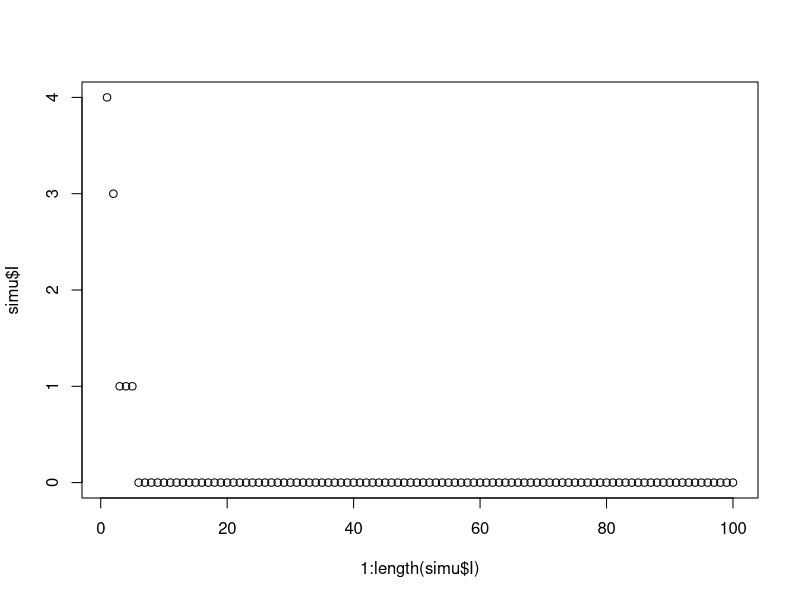
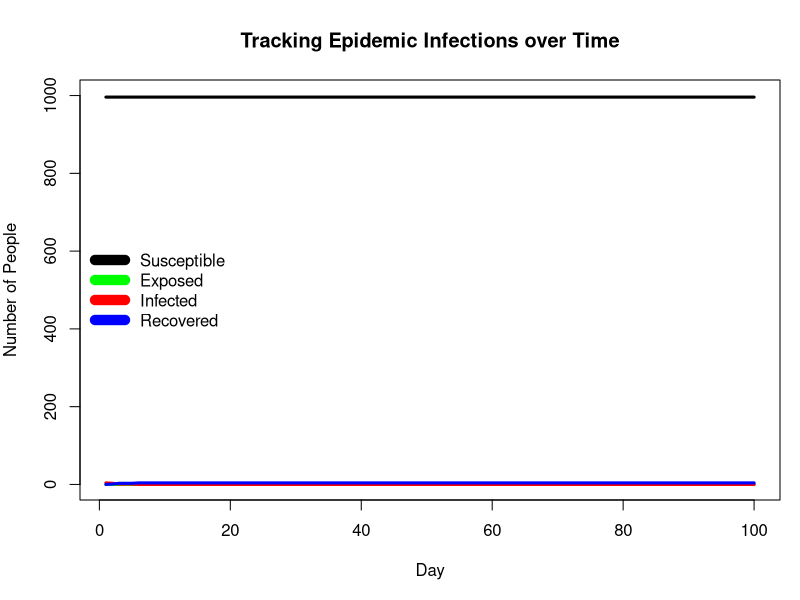
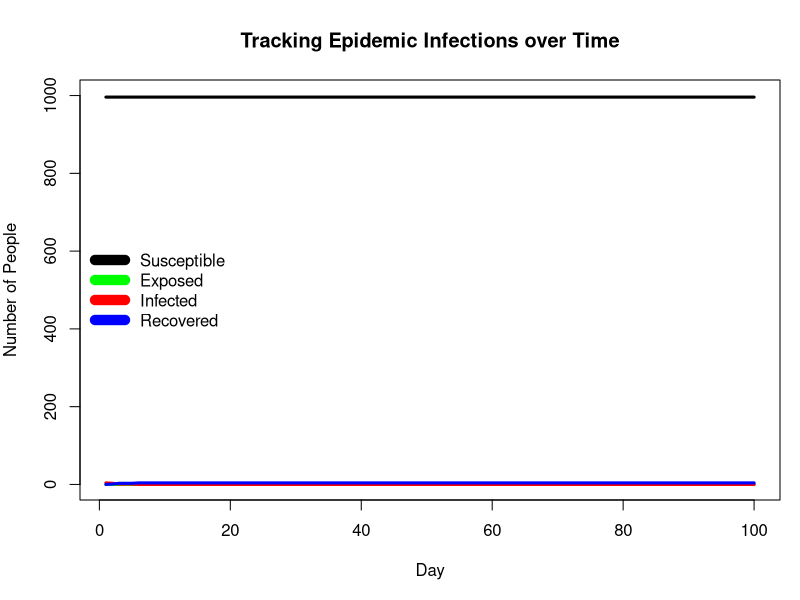
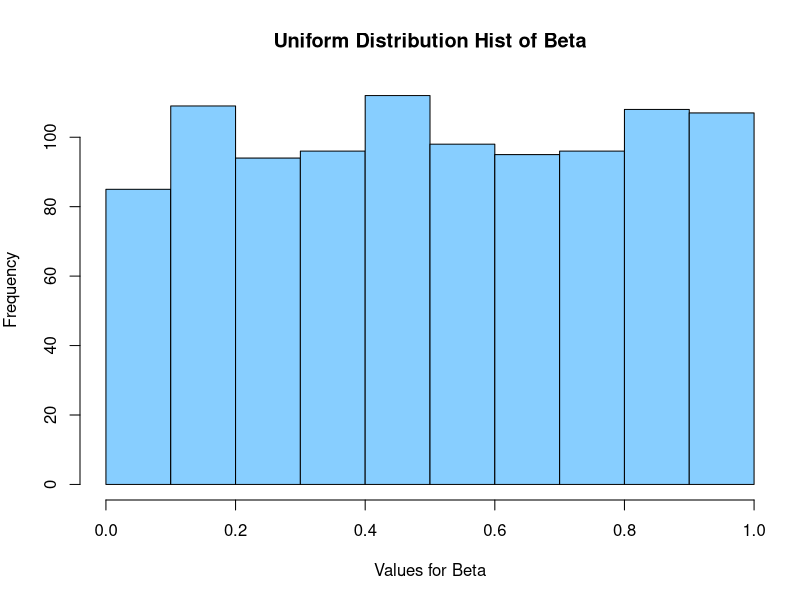
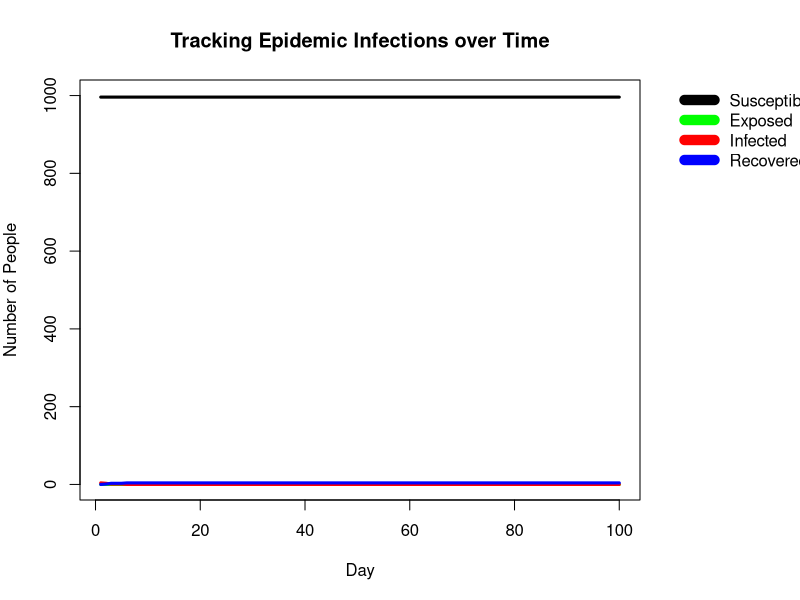
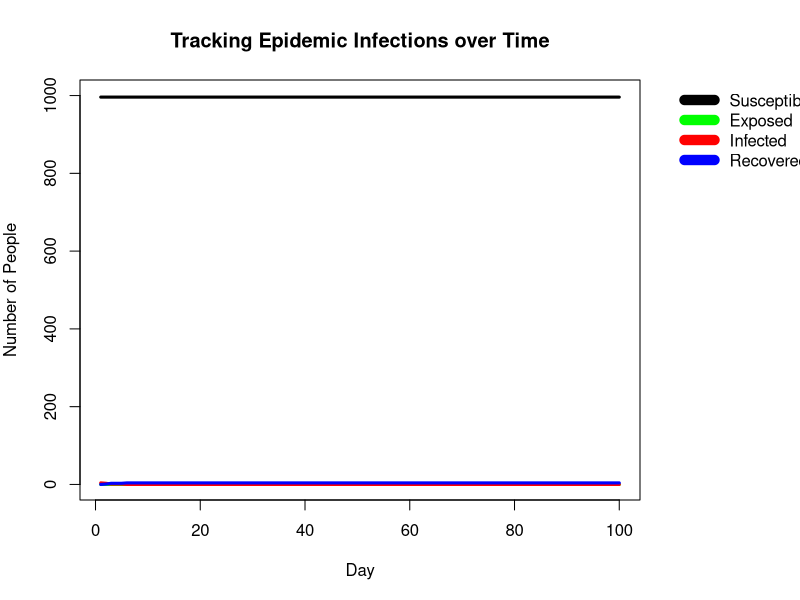

The R script that drew these images, in order:
rm(list=ls())
prob_of_link <- function(i, j, b, n_c ){
  ## the probability of person i and person j being regular contacts
  # b is  the vector beta, the sociability parameters for each person in t
  # the population
  # i, j is the indices of person i and person j in beta
  # n_c mean number of contacts per person
  # it is assumed that i, j are not in the same household
  # this code assumes i holds a single value, whereas j can be of arbitrary
  # length
  n = length(b)#size of the population
  top = n_c*b[i]*b[j]
  bottom =  (n-1)*(mean(b)^2)
  top/bottom
}

get_net <- function(beta, nc=15){
  # Randomly create a regular contact network based off of the sociability
  # of each person,
  # beta stores the sociability values for each person
  # nc is the average number of contacts per person
  #
  # returns a list, network, where network[i] contains the indices
  # of the people i is a regular contact with
  #
  # go through each person and randomly create contacts with other people
  # but we do not consider creating a contact between j and i if we already
  # considered creating a contact between i and j - this would double the 
  # chance of a contact
  
  n <- length(beta) #size of the population
  network <- vector("list",n)
  
  #i only considers the indices greater than i
  #this avoids both i and j considering i<->j 
  for (i in 1:(n-1)){
    #omit people that already considered creating a link with i
    potential_contacts = (i+1):n
    #omit members of the same household, taking h from outside environment
    same_household = which(h == h[i])
    potential_contacts = potential_contacts[
      !(potential_contacts %in% same_household) ]
    #get the chance of contact between i and the potentials
    # using their sociabilities
    chance_of_contact = prob_of_link(i, potential_contacts, beta, nc)
    #then flip a coin with that probability to decide a contact
    u <- runif(length(potential_contacts))
    contacts = potential_contacts[ u < chance_of_contact ]
    network[[i]] <- c( network[[i]], contacts  )
    # add person i into all of its contacts' contacts
    network[contacts] <- lapply(network[contacts], function(x) c(x, i) )
  }
  return( network )
}


nseir <- function(beta,h,alink,alpha=c(.1,.01,.01),delta=.2
                  ,gamma=.4,nc=15, nt = 100,pinf = .005){
  n = length(beta) #size of population
  #record the number of people in each state each day
  S <- E <- I <- R <- rep(0, nt)
  # a pinf proportion of the population start as infected,
  # the remainder are susceptible
  initial_I <- NULL
  # if no-one starts out infected, this is a worthless simulation
  while (length(initial_I) == 0 ){ initial_I <- which(runif(n) < pinf) }
  #record the initial day
  pop <- rep(0,n); pop[initial_I] <- 2
  S[1] <- n-length(initial_I); I[1] <- length(initial_I)
  # 
  a_h <- alpha[1]; a_c <- alpha[2]; a_r <- alpha[3] 
  cat(table(pop), "\n")
  for (day in 2:nt){
    u <- runif(n)
    pop[ pop==2&u<delta ] <- 3 # I -> R
    pop[ pop==1&u<gamma ] <- 2 # E -> I
    for (infected in which(pop == 2)){
      #infects a susceptible member of their household
      pop[ pop==0&h[pop]==h[infected]&runif(n) <a_h] <- 1
      #infects a susceptible person through random mixing
      v <-  a_r*prob_of_link(infected, pop, beta, nc)
      cat(length(v), "\n")
      pop[pop==0 & runif(n) < a_r*prob_of_link(infected, pop, beta, nc) ] <- 1
      #infects a susceptible regular contact
      pop[ alink[[infected]] ][ pop[alink[[infected]]]==0 & runif(length(alink[[infected]])) < a_c ] <- 1
    }
    #record today's counts
    S[day] <- sum(pop==0); E[day] <- sum(pop==1)
    I[day] <- sum(pop==2); R[day] <- sum(pop==3)
  }
  return(list(S=S,E=E,I=I,R=R, t=1:nt))
}




# this shows that the average contacts will on average be nc
# it takes about a minute to run
# set.seed(2025); num_reps <- 1000
# sampled_avg_contacts <- sampled_sd_contacts <- numeric(num_reps)
# times <- numeric(num_reps)
# for (i in 1:num_reps){
#   n =100; h_max = 5;beta <- runif(n)
#   h = rep(1:n, times = sample(1:h_max, n, replace =TRUE))[1:n]
#   t <- system.time(network <- get_net(beta))
#   times[i] <- t[3] #elapsed times
#   counts <- sapply(network, function(x) length(x) )
#   sampled_avg_contacts[i] <- mean(counts)
#   sampled_sd_contacts[i] <- sd(counts)
# }
# hist(sampled_avg_contacts);mean(sampled_avg_contacts);mean(sampled_sd_contacts)
# hist(times);mean(times)


set.seed(2025)
n =1000; h_max = 5;beta <- runif(n)
h = rep(1:n, times = sample(1:h_max, n, replace =TRUE))[1:n]
x = system.time( network <- get_net(beta)  );x
# length(network)
# counts <- sapply(network, function(x) length(x) )
# mean(counts);sd(counts)
# hist(counts)
simu <- nseir(beta, h, network)

# table(simu)
# sapply(simu, function(x){plot(1:length(x),x)})
simu$I
plot(1:length(simu$I), simu$I)

plot_epidemic1 <- function(Epidemic, Total_Pop, Beta_Vector){
  "Description of function..."
  # Define S, E, I, R variables
  Susceptible <- Epidemic$S; Exposed <- Epidemic$E
  Infected <- Epidemic$I; Recovered <- Epidemic$R
  
  # Set plot window up for histogram
  par(mfcol=c(1,1),mar = c(5, 4, 4, 1))
  # Create a histogram of the beta distribution
  #histogram_beta_values <- hist(Beta_Vector,xlab="Values for Beta",
  #                              main="Uniform Distribution Hist of Beta",
  #                              col="skyblue1")
  # Plot rate of susceptible individuals over time
  plot(Susceptible,ylim=c(0,max(Total_Pop)),xlab="Day",ylab="Number of People",
       main="Tracking Epidemic Infections over Time", type = "l", lwd = 3)
  points(Exposed, col="green", type = "l", lwd = 3) # Add line for Exposed
  points(Infected, col="red", type = "l", lwd = 3) # Add line for Infected
  points(Recovered, col="blue", type = "l", lwd = 3) # Add line for Recovered
  legend("left",
         c("Susceptible", "Exposed", "Infected", "Recovered"),
         bty = "n", # Removes the legend box
         col=c("black", "green", "red", "blue"),
         lwd=10, xpd = TRUE) # Needed to put the legend outside the plot
  plot_popvstime = recordPlot() # Save plot
  
  # Print plots
  #histogram_beta_values
  plot_popvstime
}                          
                          
plot_epidemic1(simu, 1000, beta)
                          
plot_epidemic <- function(Epidemic, Total_Pop, Beta_Vector){
  "Description of function..."
  # Define S, E, I, R variables
  Susceptible <- Epidemic$S; Exposed <- Epidemic$E
  Infected <- Epidemic$I; Recovered <- Epidemic$R
  
  # Set plot window up for histogram
  par(mfcol=c(1,1),mar = c(5, 4, 4, 1))
  # Create a histogram of the beta distribution
  histogram_beta_values <- hist(Beta_Vector,xlab="Values for Beta",
                                main="Uniform Distribution Hist of Beta",
                                col="skyblue1")
  # set plot window up for r plot
  par(mfcol=c(1,1),mar = c(5, 4, 4, 8))
  # Plot rate of susceptible individuals over time
  plot(Susceptible,ylim=c(0,max(Total_Pop)),xlab="Day",ylab="Number of People",
       main="Tracking Epidemic Infections over Time", type = "l", lwd = 3)
  points(Exposed, col="green", type = "l", lwd = 3) # Add line for Exposed
  points(Infected, col="red", type = "l", lwd = 3) # Add line for Infected
  points(Recovered, col="blue", type = "l", lwd = 3) # Add line for Recovered
  legend("topright", inset = c(-0.325, 0),
         c("Susceptible", "Exposed", "Infected", "Recovered"),
         bty = "n", # Removes the legend box
         col=c("black", "green", "red", "blue"),
         lwd=10, xpd = TRUE) # Needed to put the legend outside the plot
  plot_popvstime = recordPlot() # Save plot
  
  # Print plots
  histogram_beta_values
  plot_popvstime
}                          
                          
plot_epidemic(simu, 1000, beta)
                          
